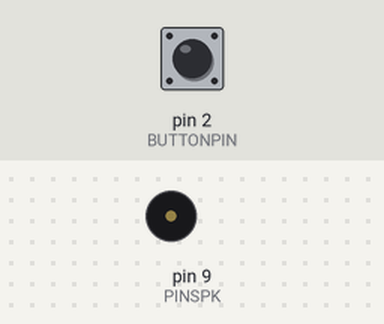
Simulated run of this sketch. Board: Arduino Uno, built with avr-gcc and run on an emulated ATmega328P. Shown: buzzer (waves = sounding). The test bench sets the inputs (shaded band); at power-on: pin 2 (BUTTONPIN) LOW.

Above: at 1.2 s.
1.3 s: pin 2 (BUTTONPIN) pulled HIGH for 1 s
At 1.42 s:
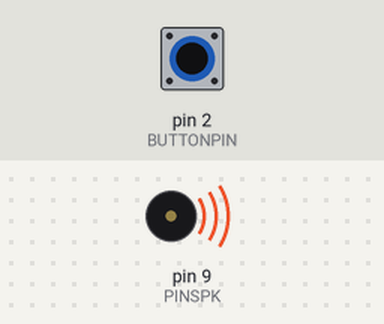
3.8 s: pin 2 (BUTTONPIN) pulled HIGH for 3.2 s
At 8.0 s:
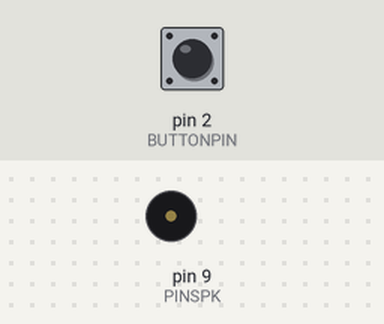
Timing chart, 0 to 9.5 s (numbered marks = the images above; inputs shaded):
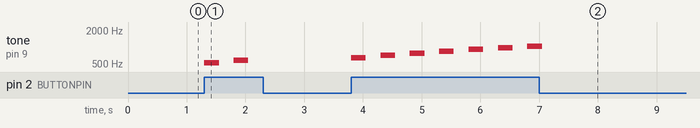

Measured:
- after the input at 1.3 s, tone on pin 9 (PINSPK): silent → 523 Hz at once, → silent 0.25 s later, → 587 Hz 0.25 s later, → silent 0.25 s later
- after the input at 3.8 s, tone on pin 9 (PINSPK): plays 651 Hz for 0.25 s, 715 Hz for 0.25 s, 779 Hz for 0.25 s, 843 Hz for 0.25 s, 907 Hz for 0.25 s, 971 Hz for 0.25 s … (7 notes in this stretch), starting at once

The sketch:

play_tone.ino
```cpp
/*this program is an extention of the speaker_tone program.
  in this program, we will move the "beep" code into a
  function, and call that function from the main loop.*/
//-------------------------------------------------
//initialize variables
const int PINSPK = 9;
const int BUTTONPIN = 2;
int buttonState = 0;
int toneFreq = 523;

void setup() {
  //setup code
  pinMode(PINSPK, OUTPUT);
  pinMode(BUTTONPIN, INPUT);
}

void loop() {
  /*this code will call the function using 500 and 523 as 'inputs'
    to variables a and b respectively */
    buttonState = digitalRead(BUTTONPIN);
  if (buttonState == 1) {
   playTone(250, toneFreq);
   toneFreq += 64;
  }

}

/*this code will beep the buzzer. variables a and b are
'inputs' that will be retrieved from the call function in the main loop*/
void playTone(int a,int b) {
  tone(PINSPK, b);
  delay(a);

  noTone(PINSPK);
  delay(a);
}
```
